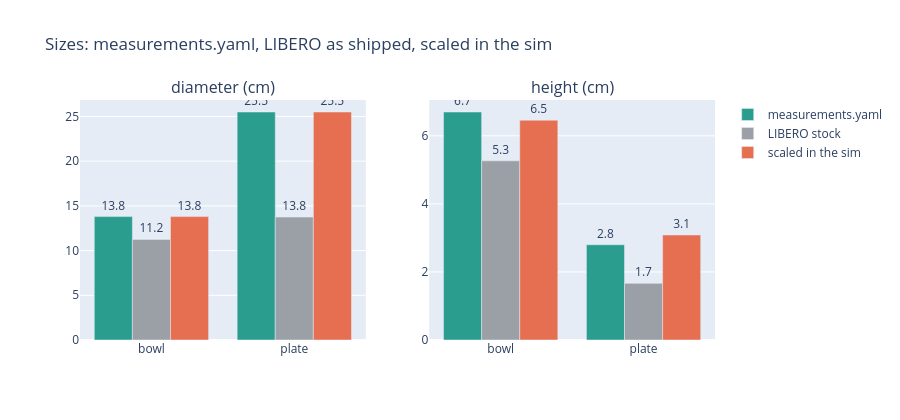

Write notebook code for a chart like this one.
### Markdown cell above
A **uniform** scale makes the diameters match exactly. The heights then follow LIBERO's own proportions: the plate comes out about 10 % taller than the real one (3.1 against 2.8 cm), the bowl a few percent short. Bowl height is a `TODO` in `measurements.yaml`; measure it (it sets where the fingers close).

### Code cell
from hurobo.utils.viewer import size_comparison_figure

size_comparison_figure(comparison, "Sizes: measurements.yaml, LIBERO as shipped, scaled in the sim").show()

### Figure 1 — Plotly figure (JSON) as saved in the notebook; plotly's stock layout.template omitted (floating-point values rounded to 4 significant figures)
{"data": [{"marker": {"color": "#2a9d8f"}, "name": "measurements.yaml", "showlegend": true, "text": ["13.8", "25.5"], "textposition": "outside", "type": "bar", "x": ["bowl", "plate"], "xaxis": "x", "y": [13.8, 25.5], "yaxis": "y"}, {"marker": {"color": "#9aa0a6"}, "name": "LIBERO stock", "showlegend": true, "text": ["11.2", "13.8"], "textposition": "outside", "type": "bar", "x": ["bowl", "plate"], "xaxis": "x", "y": [11.25, 13.75], "yaxis": "y"}, {"marker": {"color": "#e76f51"}, "name": "scaled in the sim", "showlegend": true, "text": ["13.8", "25.5"], "textposition": "outside", "type": "bar", "x": ["bowl", "plate"], "xaxis": "x", "y": [13.8, 25.5], "yaxis": "y"}, {"marker": {"color": "#2a9d8f"}, "name": "measurements.yaml", "showlegend": false, "text": ["6.7", "2.8"], "textposition": "outside", "type": "bar", "x": ["bowl", "plate"], "xaxis": "x2", "y": [6.7, 2.8], "yaxis": "y2"}, {"marker": {"color": "#9aa0a6"}, "name": "LIBERO stock", "showlegend": false, "text": ["5.3", "1.7"], "textposition": "outside", "type": "bar", "x": ["bowl", "plate"], "xaxis": "x2", "y": [5.265, 1.665], "yaxis": "y2"}, {"marker": {"color": "#e76f51"}, "name": "scaled in the sim", "showlegend": false, "text": ["6.5", "3.1"], "textposition": "outside", "type": "bar", "x": ["bowl", "plate"], "xaxis": "x2", "y": [6.459, 3.087], "yaxis": "y2"}], "layout": {"annotations": [{"font": {"size": 16}, "showarrow": false, "text": "diameter (cm)", "x": 0.225, "xanchor": "center", "xref": "paper", "y": 1.0, "yanchor": "bottom", "yref": "paper"}, {"font": {"size": 16}, "showarrow": false, "text": "height (cm)", "x": 0.775, "xanchor": "center", "xref": "paper", "y": 1.0, "yanchor": "bottom", "yref": "paper"}], "barmode": "group", "height": 420, "title": {"text": "Sizes: measurements.yaml, LIBERO as shipped, scaled in the sim"}, "xaxis": {"anchor": "y", "domain": [0.0, 0.45]}, "xaxis2": {"anchor": "y2", "domain": [0.55, 1.0]}, "yaxis": {"anchor": "x", "domain": [0.0, 1.0]}, "yaxis2": {"anchor": "x2", "domain": [0.0, 1.0]}}}
